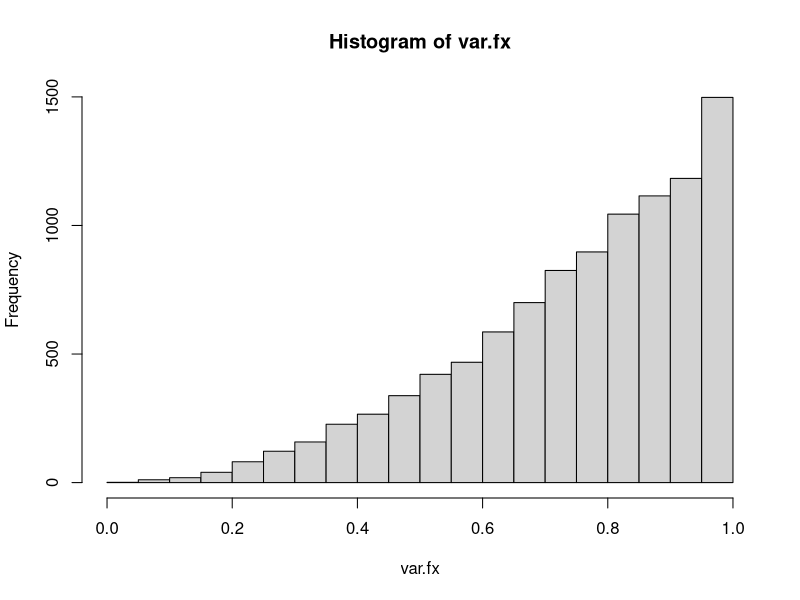
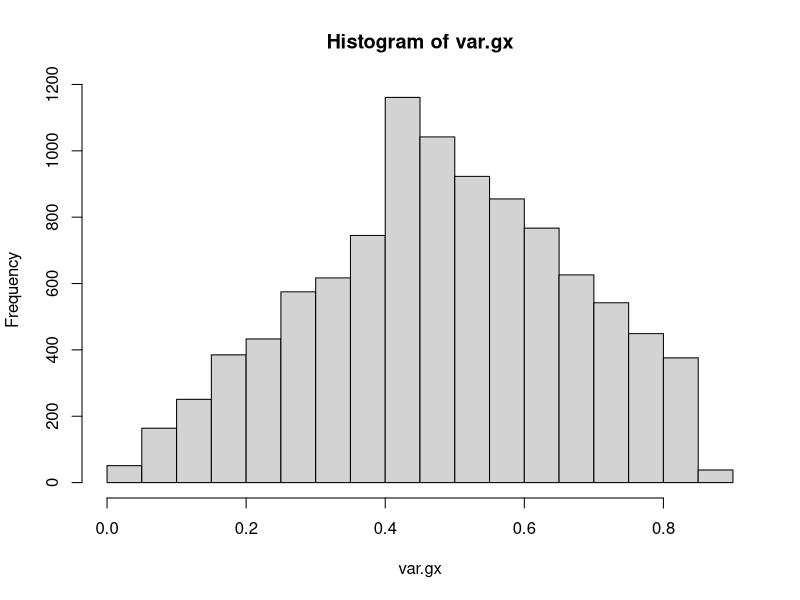

These charts were generated, in order, by the following R code:
# Joana da Matta Furtado Ferreira - 2110255

gera.variaveis <- function(funcao, nsamples){
  X <- rep(0,nsamples)
  U <- runif(nsamples)
  
  # caso 1: f(x)
  # a funcao de distribuicao acumulada de f(x) é F(X) = Int(3k^2, 0..x) = x^3, 0 <= x <= 1
  # a inversa de F(x) é F^(-1)(x) = x^(1/3)
  
  if(funcao == 1){
    for(i in 1:nsamples){
      X[i] <- U[i]^(1/3)
    }
  }
  
  # caso 2: g(x)
  # a funcao de distribuicao acumulada de g(x) é Int(4x,0..x), 0 <= x <= 0.5 e Int(4x, 0..0.4)+Int(4(1-x),0.4..x), 0.4<=x<=1
  # então, F(x) é (4x^2)/2 = 2x^2, 0<=x<=0.4, e 0.32 + (-2x^2 + 4x - 1.28) = -2x^2 + 4x - 0.96, 0.4 < x <= 1
  # as inversas de F(x) sao: sqrt(x/2), 0 <= x <= 0.4 e - (-400+sqrt(-80000x+83200))/400
  
  else if(funcao == 2){
    for(i in 1:nsamples){
      if(U[i] <= 0.4){
        X[i] <- sqrt(U[i]/2)
      }else{
        X[i] <- -(-400+sqrt(-80000*U[i]+83200))/400
      }
    }
  }
  return(X)
}

var.fx <- gera.variaveis(1,10000)
hist(var.fx)

var.gx <- gera.variaveis(2,10000)
hist(var.gx)
